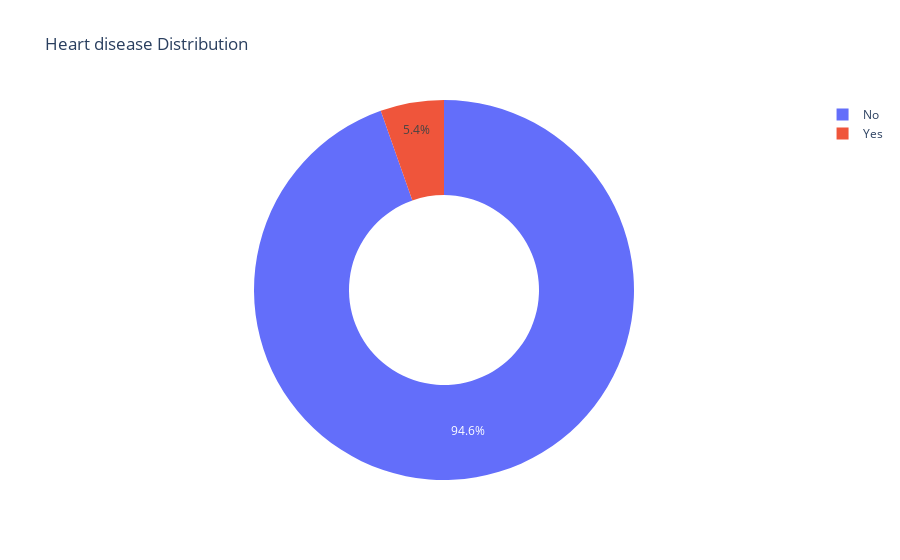

Notebook code cell kept with this figure:
### Code cell
pie_graph(data_eda, ' Heart disease Distribution','heart_disease')

### Figure 1 — Plotly figure (JSON) as saved in the notebook; plotly's stock layout.template omitted (floating-point values rounded to 4 significant figures)
{"data": [{"hole": 0.5, "labels": ["No", "Yes"], "type": "pie", "values": [4834, 276]}], "layout": {"title": {"text": " Heart disease Distribution"}}}
